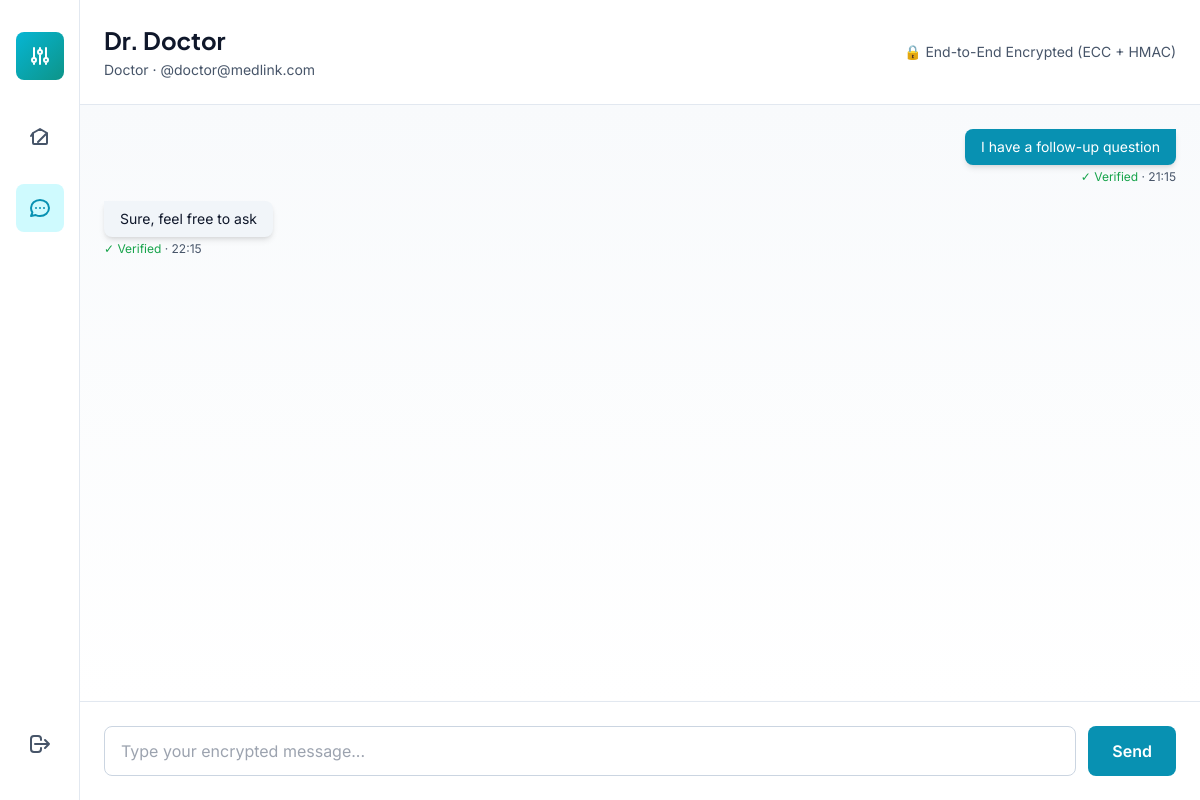
The page /chat/2 (signed in) on the database its author committed.
### models.py (models this page shows, shortened)
class User(db.Model):
    __tablename__ = 'users'
    id = db.Column(db.Integer, primary_key=True)
    username = db.Column(db.String(120), unique=True, nullable=False, index=True)
    role = db.Column(db.String(20), nullable=False)  # 'patient', 'doctor', 'specialist', 'admin'
    password_hash = db.Column(db.String(255), nullable=False)
    encrypted_email = db.Column(db.Text, nullable=True)  # RSA encrypted, only decrypted with private key
    rsa_public_key = db.Column(db.Text, nullable=True)  # JSON: {"e": int, "n": int}
    rsa_private_key = db.Column(db.Text, nullable=True)  # JSON: {"d": int, "n": int} - Stored securely
    ecc_public_key = db.Column(db.Text, nullable=True)  # JSON: {"x": int, "y": int}
    ecc_private_key = db.Column(db.Text, nullable=True)  # JSON: {"k": int} - Stored securely
    public_key = db.Column(db.Text, nullable=True)  # For encryption purposes
    encrypted_profile = db.Column(db.Text, nullable=True)  # Encrypted email/NID
    display_name = db.Column(db.String(120), nullable=True)
    phone = db.Column(db.Text, nullable=True)  # Encrypted
    date_of_birth = db.Column(db.String(20), nullable=True)
    address = db.Column(db.Text, nullable=True)  # Encrypted
    city = db.Column(db.String(100), nullable=True)
    country = db.Column(db.String(100), nullable=True)
    two_fa_enabled = db.Column(db.Boolean, default=False)
    two_fa_challenge = db.Column(db.String(10), nullable=True)
    two_fa_timestamp = db.Column(db.DateTime, nullable=True)
    encrypted_nid = db.Column(db.Text, nullable=True)
    encrypted_blood_group = db.Column(db.Text, nullable=True)
    nid_mac = db.Column(db.String(255), nullable=True)
    license_number = db.Column(db.String(120), nullable=True, index=True)
    license_verified = db.Column(db.Boolean, default=False)
    last_key_rotation = db.Column(db.DateTime, nullable=True)
    is_approved = db.Column(db.Boolean, default=False)  # False for new registrations
    approved_at = db.Column(db.DateTime, nullable=True)
    approved_by_admin_id = db.Column(db.Integer, db.ForeignKey('users.id'), nullable=True)
    created_at = db.Column(db.DateTime, default=datetime.now)
    updated_at = db.Column(db.DateTime, default=datetime.now, onupdate=datetime.now)
    sent_referrals = db.relationship('Referral', foreign_keys='Referral.sender_id', backref='sender', lazy=True)
    received_referrals = db.relationship('Referral', foreign_keys='Referral.receiver_id', backref='receiver', lazy=True)
    sent_messages = db.relationship('Message', foreign_keys='Message.sender_id', backref='sender_msg', lazy=True)
    received_messages = db.relationship('Message', foreign_keys='Message.receiver_id', backref='receiver_msg', lazy=True)
    def get_display_name(self):
        if self.display_name:
            return self.display_name

class Message(db.Model):
    __tablename__ = 'messages'
    id = db.Column(db.Integer, primary_key=True)
    sender_id = db.Column(db.Integer, db.ForeignKey('users.id'), nullable=False, index=True)
    receiver_id = db.Column(db.Integer, db.ForeignKey('users.id'), nullable=False, index=True)
    encrypted_content = db.Column(db.Text, nullable=False)
    mac_tag = db.Column(db.String(255), nullable=True)
    is_verified = db.Column(db.Boolean, default=False)
    is_read = db.Column(db.Boolean, default=False)
    timestamp = db.Column(db.DateTime, default=datetime.now, index=True)
    def verify_integrity(self):
        if not self.mac_tag or not self.encrypted_content:
            return False
        hmac_key = f"message_{self.sender_id}"
        if verify_mac(hmac_key, self.encrypted_content, self.mac_tag):
            self.is_verified = True
            return True
        return False
    __repr__ = lambda self: f'<Message {self.sender_id} -> {self.receiver_id}>'

### app.py (the view)
@app.route('/chat/<int:user_id>')
def chat(user_id):
    if 'user_id' not in session:
        return redirect(url_for('login'))
    current_user_id = session.get('user_id')
    other_user = User.query.get(user_id)
    current_user = User.query.get(current_user_id)
    if not other_user:
        return redirect(url_for('dashboard'))
    messages = Message.query.filter(
        ((Message.sender_id == current_user_id) & (Message.receiver_id == user_id)) |
        ((Message.sender_id == user_id) & (Message.receiver_id == current_user_id))
    ).order_by(Message.timestamp.asc()).all()
    for msg in messages:
        msg.verify_integrity()
        if msg.encrypted_content.startswith('ecc:'):
            try:
                message_sender = User.query.get(msg.sender_id)
                message_receiver = User.query.get(msg.receiver_id)
                if not message_sender or not message_receiver:
                    msg.display_content = "[Cannot decrypt - users not found]"
                    continue
                sender_ecc_public_key = message_sender.get_ecc_public_key()
                receiver_ecc_public_key = message_receiver.get_ecc_public_key()
                if sender_ecc_public_key and receiver_ecc_public_key:
                    decrypted_text = ecc_decrypt_message(
                        msg.encrypted_content,
                        sender_ecc_public_key,
                        receiver_ecc_public_key
                    )
                    msg.display_content = decrypted_text
                else:
                    msg.display_content = "[Cannot decrypt - keys unavailable]"
            except Exception as e:
                msg.display_content = f"[Decryption error: {str(e)[:50]}]"
        else:
            msg.display_content = msg.encrypted_content
        db.session.add(msg)
    db.session.commit()
    unread_messages = Message.query.filter(
        Message.sender_id == user_id,
        Message.receiver_id == current_user_id,
        Message.is_read == False
    ).all()
    for msg in unread_messages:
        msg.is_read = True
        db.session.add(msg)
    db.session.commit()
    add_system_log(
        f"Loaded chat: {current_user.get_display_name()} ↔ {other_user.get_display_name()} | Retrieved {len(messages)} encrypted messages",
        "INFO"
    )
    return render_template('chat.html',
                         current_user=current_user,
                         other_user=other_user,
                         messages=messages)

### app.py (called while the page is built)
def add_system_log(message, status='INFO'):
    timestamp = datetime.now().strftime('%H:%M:%S')
    log_entry = f"[{status}] {timestamp} - {message}"
    system_log.append(log_entry)
    if len(system_log) > 50:  # Keep last 50 entries
        system_log.pop(0)
    print(log_entry)

### security/hashing.py (called while the page is built)
def rightrotate(n, d):
    return ((n >> d) | (n << (32 - d))) & 0xffffffff

def rightshift(n, d):
    return n >> d

def sha256_ch(x, y, z):
    return (x & y) ^ ((~x & 0xffffffff) & z)

def sha256_maj(x, y, z):
    return (x & y) ^ (x & z) ^ (y & z)

def sha256_sigma0(x):
    return rightrotate(x, 2) ^ rightrotate(x, 13) ^ rightrotate(x, 22)

def sha256_sigma1(x):
    return rightrotate(x, 6) ^ rightrotate(x, 11) ^ rightrotate(x, 25)

def sha256_gamma0(x):
    return rightrotate(x, 7) ^ rightrotate(x, 18) ^ rightshift(x, 3)

def sha256_gamma1(x):
    return rightrotate(x, 17) ^ rightrotate(x, 19) ^ rightshift(x, 10)

def hmac_sha256(key, message):
    if isinstance(key, str):
        key = key.encode('utf-8')
    if isinstance(message, str):
        message = message.encode('utf-8')
    block_size = 64  # SHA-256 block size in bytes
    if len(key) > block_size:
        key = bytes.fromhex(manual_sha256(key))
    if len(key) < block_size:
        key = key + b'\x00' * (block_size - len(key))
    ipad = b'\x36' * block_size  # Inner pad constant
    opad = b'\x5c' * block_size  # Outer pad constant
    key_ipad = bytes(a ^ b for a, b in zip(key, ipad))
    inner_hash = manual_sha256(key_ipad + message)
    key_opad = bytes(a ^ b for a, b in zip(key, opad))
    outer_hash = manual_sha256(key_opad + bytes.fromhex(inner_hash))
    return outer_hash

def generate_mac(key, message):
    return hmac_sha256(key, message)

def verify_mac(key, message, mac_tag):
    expected_mac = generate_mac(key, message)
    if len(expected_mac) != len(mac_tag):
        return False
    result = 0
    for a, b in zip(expected_mac, mac_tag):
        result |= ord(a) ^ ord(b)
    return result == 0

### templates/chat.html (shortened to what this page needs)
{% extends "base.html" %}
{% block content %}
<div class="min-h-screen bg-slate-50" style="background-color: #F8FAFC;">
    <div class="flex h-screen bg-slate-50">
        <div class="sidebar w-20 bg-white border-r border-slate-200 flex flex-col items-center py-8 space-y-8 fixed h-screen z-40">
            <a href="{{ url_for('dashboard') }}" class="flex items-center justify-center w-12 h-12 rounded-lg bg-gradient-to-br from-cyan-500 to-teal-600 hover:shadow-lg transition">
                <svg class="w-6 h-6 text-white" fill="none" stroke="currentColor" viewBox="0 0 24 24">
                    <path stroke-linecap="round" stroke-linejoin="round" stroke-width="2" d="M12 6V4m0 2a2 2 0 100 4m0-4a2 2 0 110 4m-6 8a2 2 0 100-4m0 4a2 2 0 110-4m0 4v2m0-6V4m6 6v10m6-2a2 2 0 100-4m0 4a2 2 0 110-4m0 4v2m0-6V4"></path>
                </svg>
            </a>
            <nav class="flex flex-col space-y-6 flex-1">
                <a href="{{ url_for('dashboard') }}" class="flex items-center justify-center w-12 h-12 rounded-lg text-slate-600 hover:bg-slate-100 transition" title="Home">
                    <svg class="w-6 h-6" fill="none" stroke="currentColor" viewBox="0 0 24 24">
                        <path stroke-linecap="round" stroke-linejoin="round" stroke-width="2" d="M3 12l2-3m0 0l7-4 7 4M5 9v10a1 1 0 001 1h12a1 1 0 001-1V9m-9 9l9-9"></path>
                    </svg>
                </a>
                <a href="#" class="flex items-center justify-center w-12 h-12 rounded-lg bg-cyan-100 text-cyan-600 hover:bg-cyan-200 transition" title="Messages">
                    <svg class="w-6 h-6" fill="none" stroke="currentColor" viewBox="0 0 24 24">
                        <path stroke-linecap="round" stroke-linejoin="round" stroke-width="2" d="M8 12h.01M12 12h.01M16 12h.01M21 12c0 4.418-4.03 8-9 8a9.863 9.863 0 01-4.255-.949L3 20l1.395-3.72C3.512 15.042 3 13.574 3 12c0-4.418 4.03-8 9-8s9 3.582 9 8z"></path>
                    </svg>
                </a>
            </nav>
            <a href="{{ url_for('logout') }}" class="flex items-center justify-center w-12 h-12 rounded-lg text-slate-600 hover:bg-red-50 hover:text-red-600 transition" title="Logout">
                <svg class="w-6 h-6" fill="none" stroke="currentColor" viewBox="0 0 24 24">
                    <path stroke-linecap="round" stroke-linejoin="round" stroke-width="2" d="M17 16l4-4m0 0l-4-4m4 4H7m6 4v1a3 3 0 01-3 3H6a3 3 0 01-3-3V7a3 3 0 013-3h4a3 3 0 013 3v1"></path>
                </svg>
            </a>
        </div>
        <div class="flex-1 ml-20 flex flex-col">
            <div class="bg-white border-b border-slate-200 p-6 shadow-sm">
                <div class="flex items-center justify-between">
                    <div>
                        <h2 class="text-2xl font-bold text-slate-900">{{ other_user.get_display_name() }}</h2>
                        <p class="text-sm text-slate-600 mt-1">{{ other_user.role.capitalize() }} · @{{ other_user.username }}</p>
                    </div>
                    <div class="text-sm text-slate-600">
                        <p>🔒 End-to-End Encrypted (ECC + HMAC)</p>
                    </div>
                </div>
            </div>
            <div class="flex-1 overflow-y-auto p-6 space-y-4 bg-gradient-to-b from-slate-50 to-white">
                {% for message in messages %}
                    {% if message.sender_id == current_user.id %}
                        <div class="flex justify-end">
                            <div class="max-w-xs">
                                <div class="bg-cyan-600 text-white rounded-lg rounded-tr-none px-4 py-2 shadow-md">
                                    <p class="text-sm">{{ message.display_content if message.display_content else message.encrypted_content }}</p>
                                </div>
                                <div class="mt-1 text-xs text-slate-600 text-right">
                                    {% if message.is_verified %}
                                        <span class="text-green-600">✓ Verified</span>
                                    {% else %}
                                        <span class="text-red-600">⚠ Tampered</span>
                                    {% endif %}
                                    · {{ message.timestamp.strftime('%H:%M') }}
                                </div>
                            </div>
                        </div>
                    {% else %}
                        <div class="flex justify-start">
                            <div class="max-w-xs">
                                <div class="bg-slate-100 text-slate-900 rounded-lg rounded-tl-none px-4 py-2 shadow-md">
                                    <p class="text-sm">{{ message.display_content if message.display_content else message.encrypted_content }}</p>
                                </div>
                                <div class="mt-1 text-xs text-slate-600">
                                    {% if message.is_verified %}
                                        <span class="text-green-600">✓ Verified</span>
                                    {% else %}
                                        <span class="text-red-600">⚠ Tampered</span>
                                    {% endif %}
                                    · {{ message.timestamp.strftime('%H:%M') }}
                                </div>
                            </div>
                        </div>
                    {% endif %}
                {% endfor %}
            </div>
            <div class="bg-white border-t border-slate-200 p-6 shadow-lg">
                <form id="messageForm" class="flex gap-3">
                    <input type="text" id="messageInput" placeholder="Type your encrypted message..."
                           class="flex-1 px-4 py-3 border border-slate-300 rounded-lg focus:outline-none focus:ring-2 focus:ring-cyan-500">
                    <button type="submit" class="px-6 py-3 bg-cyan-600 text-white rounded-lg hover:bg-cyan-700 transition font-semibold">
                        Send
                    </button>
                </form>
            </div>
        </div>
    </div>
</div>
{% endblock %}

### templates/base.html (style rules this page uses)
* { font-family: 'Inter', sans-serif; }
h1, h2, h3, h4, h5, h6 { font-family: 'Plus Jakarta Sans', sans-serif; }
button, a { transition: all 0.3s ease; }
.sidebar { transition: all 0.3s ease; }

### rows shown on the page
User: get_display_name "Dr. Doctor", role "Doctor", username "doctor@medlink.com"
Message: encrypted_content "I have a follow-up question", is_verified "✓ Verified", timestamp "21:15"
Message: encrypted_content "Sure, feel free to ask", is_verified "✓ Verified", timestamp "22:15"
